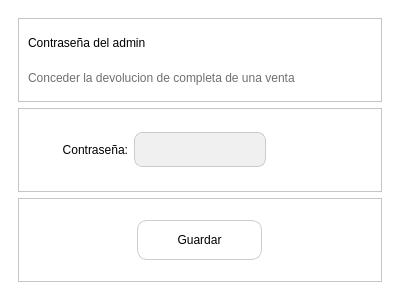
<?xml version="1.0" encoding="UTF-8"?>
<ui version="4.0">
 <class>MainWindow</class>
 <widget class="QMainWindow" name="MainWindow">
  <property name="geometry">
   <rect>
    <x>0</x>
    <y>0</y>
    <width>400</width>
    <height>300</height>
   </rect>
  </property>
  <property name="minimumSize">
   <size>
    <width>350</width>
    <height>300</height>
   </size>
  </property>
  <property name="maximumSize">
   <size>
    <width>400</width>
    <height>300</height>
   </size>
  </property>
  <property name="windowTitle">
   <string>Contraseña</string>
  </property>
  <property name="windowIcon">
   <iconset>
    <normaloff>InterfaceImages/313969136_5709585199110797_1271018789977176534_n.png</normaloff>InterfaceImages/313969136_5709585199110797_1271018789977176534_n.png</iconset>
  </property>
  <property name="styleSheet">
   <string notr="true">background-color: rgb(255, 255, 255);</string>
  </property>
  <widget class="QWidget" name="centralwidget">
   <layout class="QVBoxLayout" name="verticalLayout">
    <item>
     <widget class="QStackedWidget" name="stackedWidget">
      <property name="currentIndex">
       <number>0</number>
      </property>
      <widget class="QWidget" name="page_descuentos_aplicados">
       <layout class="QVBoxLayout" name="verticalLayout_3">
        <item>
         <widget class="QFrame" name="frame_2">
          <property name="minimumSize">
           <size>
            <width>350</width>
            <height>0</height>
           </size>
          </property>
          <property name="maximumSize">
           <size>
            <width>650</width>
            <height>16777215</height>
           </size>
          </property>
          <property name="frameShape">
           <enum>QFrame::StyledPanel</enum>
          </property>
          <property name="frameShadow">
           <enum>QFrame::Raised</enum>
          </property>
          <layout class="QVBoxLayout" name="verticalLayout_2">
           <item>
            <widget class="QLabel" name="label_11">
             <property name="styleSheet">
              <string notr="true">color: rgb(0, 0, 0);
font: bold 12pt &quot;Nunito&quot;;</string>
             </property>
             <property name="text">
              <string>Contraseña del admin</string>
             </property>
            </widget>
           </item>
           <item>
            <widget class="QLabel" name="label_12">
             <property name="maximumSize">
              <size>
               <width>16777215</width>
               <height>55</height>
              </size>
             </property>
             <property name="styleSheet">
              <string notr="true">color: rgb(111, 111, 111);
font: bold 8pt &quot;Nunito&quot;;</string>
             </property>
             <property name="text">
              <string>Conceder la devolucion de completa de una venta</string>
             </property>
            </widget>
           </item>
          </layout>
         </widget>
        </item>
        <item>
         <widget class="QFrame" name="frame_6">
          <property name="frameShape">
           <enum>QFrame::StyledPanel</enum>
          </property>
          <property name="frameShadow">
           <enum>QFrame::Raised</enum>
          </property>
          <layout class="QHBoxLayout" name="horizontalLayout">
           <item>
            <widget class="QLabel" name="label_13">
             <property name="minimumSize">
              <size>
               <width>100</width>
               <height>0</height>
              </size>
             </property>
             <property name="styleSheet">
              <string notr="true">color: rgb(0, 0, 0);
font: bold 9pt &quot;Nunito&quot;;</string>
             </property>
             <property name="text">
              <string>Contraseña:</string>
             </property>
             <property name="alignment">
              <set>Qt::AlignRight|Qt::AlignTrailing|Qt::AlignVCenter</set>
             </property>
            </widget>
           </item>
           <item>
            <widget class="QLineEdit" name="lineEdit">
             <property name="minimumSize">
              <size>
               <width>100</width>
               <height>35</height>
              </size>
             </property>
             <property name="maximumSize">
              <size>
               <width>200</width>
               <height>16777215</height>
              </size>
             </property>
             <property name="styleSheet">
              <string notr="true">QLineEdit {
    background-color: #f0f0f0; /* Color de fondo deseado */
    border: 1px solid #ccc; /* Color del borde deseado */
    padding: 5px; /* Espacio alrededor del texto */
    color: rgb(0, 0, 0); /* Color del texto deseado */
  	font: 9pt &quot;Nunito&quot;; /* Fuente deseada */
    font-size: 14px; /* Tamaño de fuente deseado */
    border-radius: 8px; /* Redondear las esquinas */
}
</string>
             </property>
             <property name="text">
              <string/>
             </property>
             <property name="echoMode">
              <enum>QLineEdit::Password</enum>
             </property>
             <property name="alignment">
              <set>Qt::AlignRight|Qt::AlignTrailing|Qt::AlignVCenter</set>
             </property>
            </widget>
           </item>
           <item>
            <widget class="QLabel" name="label_14">
             <property name="minimumSize">
              <size>
               <width>100</width>
               <height>0</height>
              </size>
             </property>
             <property name="styleSheet">
              <string notr="true">color: rgb(0, 0, 0);
font: bold 9pt &quot;Nunito&quot;;</string>
             </property>
             <property name="text">
              <string/>
             </property>
            </widget>
           </item>
          </layout>
         </widget>
        </item>
        <item>
         <widget class="QFrame" name="frame_3">
          <property name="frameShape">
           <enum>QFrame::StyledPanel</enum>
          </property>
          <property name="frameShadow">
           <enum>QFrame::Raised</enum>
          </property>
          <layout class="QHBoxLayout" name="horizontalLayout_2">
           <item>
            <widget class="QPushButton" name="pushButton_7">
             <property name="minimumSize">
              <size>
               <width>125</width>
               <height>0</height>
              </size>
             </property>
             <property name="maximumSize">
              <size>
               <width>125</width>
               <height>40</height>
              </size>
             </property>
             <property name="styleSheet">
              <string notr="true">QPushButton {
    border: 1px solid #ccc;
    border-radius: 10px;           /* Bordes redondeados con radio de 10 píxeles */
    padding: 5px;
	font: bold 9pt &quot;Nunito&quot;;                  /* Espaciado interno del botón */
}

QPushButton:hover{
font: bold 9pt &quot;Nunito&quot;;
background-color: #f0f0f0; /* Color de fondo deseado */
}
</string>
             </property>
             <property name="text">
              <string>Guardar</string>
             </property>
             <property name="icon">
              <iconset>
               <normaloff>InterfaceImages/lista-de-verificacion (1).png</normaloff>InterfaceImages/lista-de-verificacion (1).png</iconset>
             </property>
            </widget>
           </item>
          </layout>
         </widget>
        </item>
       </layout>
      </widget>
      <widget class="QWidget" name="page_2">
       <layout class="QVBoxLayout" name="verticalLayout_5">
        <item>
         <widget class="QFrame" name="frame_5">
          <property name="maximumSize">
           <size>
            <width>650</width>
            <height>75</height>
           </size>
          </property>
          <property name="frameShape">
           <enum>QFrame::StyledPanel</enum>
          </property>
          <property name="frameShadow">
           <enum>QFrame::Raised</enum>
          </property>
          <layout class="QHBoxLayout" name="horizontalLayout_5">
           <property name="leftMargin">
            <number>50</number>
           </property>
           <property name="rightMargin">
            <number>50</number>
           </property>
           <item>
            <widget class="QLabel" name="label_18">
             <property name="minimumSize">
              <size>
               <width>50</width>
               <height>50</height>
              </size>
             </property>
             <property name="maximumSize">
              <size>
               <width>50</width>
               <height>50</height>
              </size>
             </property>
             <property name="styleSheet">
              <string notr="true">color: rgb(0, 0, 0);
font: bold 10pt &quot;Nunito&quot;;</string>
             </property>
             <property name="text">
              <string/>
             </property>
             <property name="pixmap">
              <pixmap>InterfaceImages/advertencia.png</pixmap>
             </property>
             <property name="scaledContents">
              <bool>true</bool>
             </property>
            </widget>
           </item>
           <item>
            <widget class="QLabel" name="label_17">
             <property name="styleSheet">
              <string notr="true">color: rgb(0, 0, 0);
font: bold 10pt &quot;Nunito&quot;;</string>
             </property>
             <property name="text">
              <string>¡Alerta de seguridad!</string>
             </property>
             <property name="alignment">
              <set>Qt::AlignRight|Qt::AlignTrailing|Qt::AlignVCenter</set>
             </property>
            </widget>
           </item>
          </layout>
         </widget>
        </item>
        <item>
         <widget class="QFrame" name="frame_7">
          <property name="frameShape">
           <enum>QFrame::StyledPanel</enum>
          </property>
          <property name="frameShadow">
           <enum>QFrame::Raised</enum>
          </property>
          <layout class="QHBoxLayout" name="horizontalLayout_4">
           <property name="leftMargin">
            <number>25</number>
           </property>
           <property name="rightMargin">
            <number>25</number>
           </property>
           <item>
            <widget class="QLabel" name="label_15">
             <property name="minimumSize">
              <size>
               <width>100</width>
               <height>0</height>
              </size>
             </property>
             <property name="styleSheet">
              <string notr="true">color: rgb(0, 0, 0);
font: bold 9pt &quot;Nunito&quot;;</string>
             </property>
             <property name="text">
              <string>Contraseña:</string>
             </property>
             <property name="alignment">
              <set>Qt::AlignLeading|Qt::AlignLeft|Qt::AlignVCenter</set>
             </property>
            </widget>
           </item>
           <item>
            <widget class="QLineEdit" name="lineEdit_2">
             <property name="minimumSize">
              <size>
               <width>100</width>
               <height>35</height>
              </size>
             </property>
             <property name="maximumSize">
              <size>
               <width>200</width>
               <height>16777215</height>
              </size>
             </property>
             <property name="styleSheet">
              <string notr="true">QLineEdit {
    background-color: #f0f0f0; /* Color de fondo deseado */
    border: 1px solid #ccc; /* Color del borde deseado */
    padding: 5px; /* Espacio alrededor del texto */
    color: rgb(0, 0, 0); /* Color del texto deseado */
  	font: 9pt &quot;Nunito&quot;; /* Fuente deseada */
    font-size: 14px; /* Tamaño de fuente deseado */
    border-radius: 8px; /* Redondear las esquinas */
}
</string>
             </property>
             <property name="text">
              <string/>
             </property>
             <property name="echoMode">
              <enum>QLineEdit::Password</enum>
             </property>
             <property name="alignment">
              <set>Qt::AlignRight|Qt::AlignTrailing|Qt::AlignVCenter</set>
             </property>
             <property name="placeholderText">
              <string/>
             </property>
            </widget>
           </item>
          </layout>
         </widget>
        </item>
        <item>
         <widget class="QFrame" name="frame_4">
          <property name="maximumSize">
           <size>
            <width>16777215</width>
            <height>75</height>
           </size>
          </property>
          <property name="frameShape">
           <enum>QFrame::StyledPanel</enum>
          </property>
          <property name="frameShadow">
           <enum>QFrame::Raised</enum>
          </property>
          <layout class="QHBoxLayout" name="horizontalLayout_3">
           <item>
            <widget class="QPushButton" name="btn_ingresar">
             <property name="minimumSize">
              <size>
               <width>125</width>
               <height>0</height>
              </size>
             </property>
             <property name="maximumSize">
              <size>
               <width>125</width>
               <height>40</height>
              </size>
             </property>
             <property name="styleSheet">
              <string notr="true">QPushButton {
    border: 1px solid #ccc;
    border-radius: 10px;           /* Bordes redondeados con radio de 10 píxeles */
    padding: 5px;
	font: bold 9pt &quot;Nunito&quot;;                  /* Espaciado interno del botón */
}

QPushButton:hover{
font: bold 9pt &quot;Nunito&quot;;
background-color: #f0f0f0; /* Color de fondo deseado */
}
</string>
             </property>
             <property name="text">
              <string>Ingresar</string>
             </property>
             <property name="icon">
              <iconset>
               <normaloff>InterfaceImages/lista-de-verificacion (1).png</normaloff>InterfaceImages/lista-de-verificacion (1).png</iconset>
             </property>
            </widget>
           </item>
          </layout>
         </widget>
        </item>
       </layout>
      </widget>
     </widget>
    </item>
   </layout>
  </widget>
 </widget>
 <resources/>
 <connections/>
</ui>
